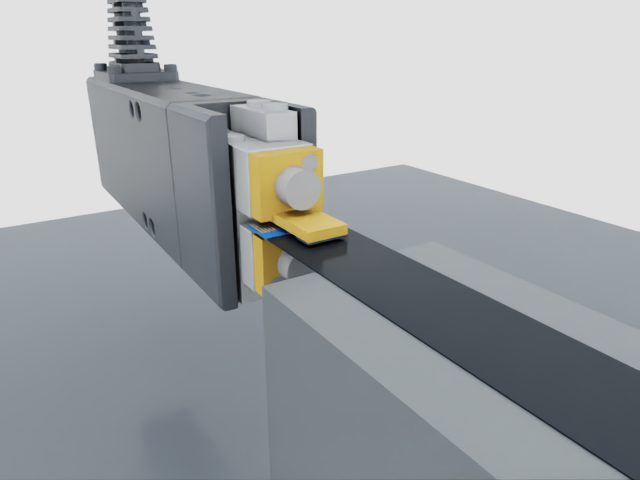
#> input picture docs/library/flex-pinch-001/isaac-start.png, 640 x 480 px, found by its file name
$ python review_held_end_images.py --output out.png
#> lines starting #> are read from the running program, lines starting #| are printed output that depends on the picture; after the words box and inside, x2 and y2 are one past the last pixel; in counts of white or black regions, pixels touching at a corner belong together
### src/ffc/camera_observations.py
"""Image ingress with explicit calibration and acquisition-clock provenance."""

import math
from dataclasses import dataclass


@dataclass(frozen=True)
class CameraSpec:
    width: int
    height: int
    calibration_id: str
    max_age_s: float = 0.25

    def __post_init__(self):
        if any(type(v) is not int or v <= 0 for v in (self.width, self.height)):
            raise ValueError("Invalid calibrated dimensions")
        if not self.calibration_id or not math.isfinite(self.max_age_s) or self.max_age_s <= 0:
            raise ValueError("Invalid calibration or age budget")


@dataclass(frozen=True)
class CameraFrame:
    camera_id: str
    sequence: int
    timestamp_s: float
    width: int
    height: int
    calibration_id: str
    rgb: bytes


class CameraGate:
    """Fresh RGB frames only. Identical pixels cannot prove a frozen camera.

    Detect frozen delivery from repeated sequence/timestamp, not image equality:
    a real static scene may legitimately produce identical images.
    """

    def __init__(self, specs: dict[str, CameraSpec]):
        if not specs or any(not isinstance(v, CameraSpec) for v in specs.values()):
            raise ValueError("Camera specifications required")
        self._specs = dict(specs)
        self._last = {}
        self._clock = -math.inf

    def accept(self, packet: dict, now_s: float) -> CameraFrame:
        fields = {"camera_id", "sequence", "timestamp_s", "width", "height", "calibration_id", "rgb"}
        if type(packet) is not dict or set(packet) != fields:
            raise ValueError("Unexpected image packet fields")
        name = packet["camera_id"]
        if type(name) is not str or name not in self._specs:
            raise ValueError("Unknown camera")
        spec = self._specs[name]
        if any(type(packet[k]) is not int for k in ("width", "height", "sequence")):
            raise ValueError("Invalid dimensions or sequence")
        if (packet["width"], packet["height"], packet["calibration_id"]) != (
            spec.width,
            spec.height,
            spec.calibration_id,
        ):
            raise ValueError("Calibration mismatch")
        timestamp = packet["timestamp_s"]
        if any(type(v) not in (int, float) or not math.isfinite(v) or v < 0 for v in (timestamp, now_s)):
            raise ValueError("Invalid acquisition clock")
        if now_s < self._clock or not 0 <= now_s - timestamp <= spec.max_age_s:
            raise ValueError("Stale, future or regressing clock")
        if type(packet["rgb"]) is not bytes or len(packet["rgb"]) != spec.width * spec.height * 3:
            raise ValueError("Expected immutable packed RGB8 buffer")
        sequence = packet["sequence"]
        if sequence < 0:
            raise ValueError("Invalid sequence")
        previous = self._last.get(name)
        if previous is not None and (sequence <= previous[0] or timestamp <= previous[1]):
            raise ValueError("Repeated or reordered camera delivery")
        self._last[name] = (sequence, timestamp)
        self._clock = now_s
        return CameraFrame(**packet)

### src/ffc/held_end_inspection.py
"""RGB-only commissioning features, deliberately insufficient to authorize motion.

Blue terminal and yellow tool regions are appearance heuristics for the current
rendered materials. Neither identifies the physical leading edge or proves slip.
"""

from dataclasses import dataclass

import numpy as np
from scipy import ndimage

from ffc.camera_observations import CameraFrame


@dataclass(frozen=True)
class InspectionConfig:
    calibration_id: str
    min_pixels: int = 24
    min_component_share: float = 0.65

    def __post_init__(self):
        if (
            type(self.calibration_id) is not str
            or not self.calibration_id
            or type(self.min_pixels) is not int
            or self.min_pixels < 3
            or not 0 < self.min_component_share <= 1
        ):
            raise ValueError("Invalid inspection configuration")


def component(mask, config):
    labels, count = ndimage.label(mask)
    if not count:
        return None, np.zeros_like(mask)
    sizes = np.bincount(labels.ravel())[1:]
    chosen = int(np.argmax(sizes)) + 1
    region = labels == chosen
    if int(region.sum()) < config.min_pixels:
        return None, region
    y, x = np.nonzero(region)
    points = np.c_[x, y].astype(float)
    center = points.mean(axis=0)
    _, vectors = np.linalg.eigh(np.cov(points.T))
    basis = vectors[:, ::-1]
    local = (points - center) @ basis
    lo, hi = local.min(axis=0), local.max(axis=0)
    corners = np.array([[lo[0], lo[1]], [hi[0], lo[1]], [hi[0], hi[1]], [lo[0], hi[1]]]) @ basis.T + center
    touches_border = bool(region[0].any() or region[-1].any() or region[:, 0].any() or region[:, -1].any())
    share = float(region.sum() / max(mask.sum(), 1))
    return {
        "centroid_px": center.tolist(),
        "oriented_extent_px": corners.tolist(),
        "area_px": int(region.sum()),
        "component_share": share,
        "touches_border": touches_border,
        "ambiguous_components": share < config.min_component_share,
    }, region


def inspect(frame: CameraFrame, config: InspectionConfig):
    if frame.calibration_id != config.calibration_id:
        raise ValueError("Inspection calibration mismatch")
    image = np.frombuffer(frame.rgb, dtype=np.uint8).reshape(frame.height, frame.width, 3).astype(float) / 255
    red, green, blue = np.moveaxis(image, -1, 0)
    blue_mask = (blue > 0.16) & (blue > 1.18 * red) & (blue > 1.08 * green)
    yellow_mask = (red > 0.28) & (green > 0.22) & (blue < 0.78 * np.minimum(red, green))
    # Small appearance gaps only; never use a simulator mask to fill occlusion.
    blue_border = bool(
        blue_mask[0].any() or blue_mask[-1].any() or blue_mask[:, 0].any() or blue_mask[:, -1].any()
    )
    blue_mask = ndimage.binary_closing(blue_mask, iterations=1)
    terminal, terminal_mask = component(blue_mask, config)
    tool, tool_mask = component(yellow_mask, config)
    if terminal is not None:
        terminal["touches_border"] |= blue_border
    reasons = []
    for name, value in [("terminal", terminal), ("tool", tool)]:
        if value is None:
            reasons.append(name + "_not_resolved")
        elif value["ambiguous_components"] or value["touches_border"]:
            reasons.append(name + "_ambiguous_or_clipped")
    relative = (
        (np.asarray(terminal["centroid_px"]) - tool["centroid_px"]).tolist() if terminal and tool else None
    )
    result = {
        "schema": "ffc.held-end-review.v1",
        "sequence": frame.sequence,
        "acquisition_s": frame.timestamp_s,
        "calibration_id": frame.calibration_id,
        "terminal_candidate": terminal,
        "tool_candidate": tool,
        "relative_image_offset_px": relative,
        "reasons": reasons + ["leading_edge_unverified"],
        "leading_edge": None,
        "slip_state": "unverified",
        "motion_permitted": False,
        "scope": "Appearance-only component measurements. Extents are not grasp/insertion targets.",
    }
    return result, terminal_mask, tool_mask


def compare(previous, current):
    if previous["calibration_id"] != current["calibration_id"]:
        raise ValueError("Cannot compare different cameras/calibrations")
    if current["acquisition_s"] <= previous["acquisition_s"] or current["sequence"] <= previous["sequence"]:
        raise ValueError("Cannot compare stale/reordered observations")
    offsets = [previous["relative_image_offset_px"], current["relative_image_offset_px"]]
    resolved = all(r["reasons"] == ["leading_edge_unverified"] for r in [previous, current])
    return {
        "relative_image_shift_px": (np.asarray(offsets[1]) - offsets[0]).tolist()
        if resolved and all(x is not None for x in offsets)
        else None,
        "slip_state": "unverified",
        "motion_permitted": False,
        "reason": "Perspective, rotation, deformation and occlusion can also change this image measurement",
    }

### scripts/review_held_end_images.py
"""Reproducible RGB-only review on saved human-view renders, not macro validation."""

import argparse
import hashlib
import json
import sys
from dataclasses import asdict
from pathlib import Path

import matplotlib

matplotlib.use("Agg")
import matplotlib.pyplot as plt
import numpy as np
from PIL import Image

ROOT = Path(__file__).resolve().parents[1]
sys.path.insert(0, str(ROOT / "src"))
from ffc.camera_observations import CameraGate, CameraSpec  # noqa: E402
from ffc.held_end_inspection import InspectionConfig, compare, inspect  # noqa: E402


def main():
    p = argparse.ArgumentParser(description=__doc__)
    p.add_argument("--output", type=Path, required=True)
    a = p.parse_args()
    a.output.mkdir(parents=True, exist_ok=False)
    source = ROOT / "docs/library/fr3-flex-008"
    start, end = [
        np.asarray(Image.open(source / name).convert("RGB")) for name in ["isaac-start.png", "isaac-end.png"]
    ]
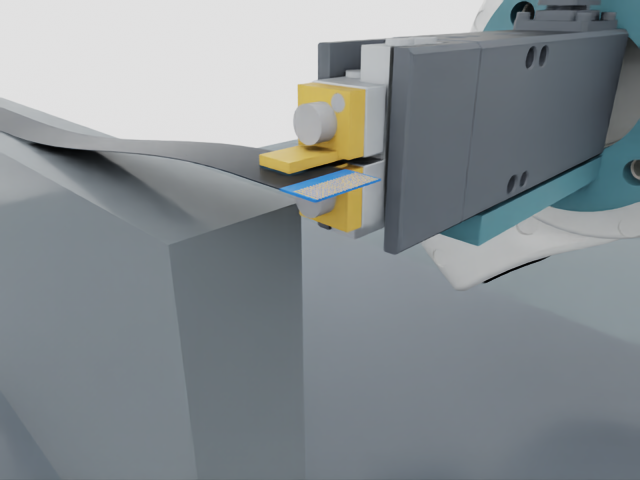
#> input picture docs/library/fr3-flex-008/isaac-end.png, 640 x 480 px
#> start is the input picture: shape (480, 640, 3); mean R, G, B 161.7, 165.6, 168.2
#> end is the input picture: shape (480, 640, 3); mean R, G, B 133.9, 140.7, 144.3
    dark = np.rint(end.astype(float) * 0.2).astype(np.uint8)
    occluded = end.copy()
    h, w = end.shape[:2]
#> h = 480; w = 640
    occluded[int(0.3 * h) : int(0.64 * h), int(0.35 * w) : int(0.72 * w)] = 35
#> occluded: shape (480, 640, 3); 12.52% of pixels changed, all inside (x1, y1, x2, y2) = (224, 144, 460, 307)
    decoy = end.copy()
    decoy[20:65, 20:75] = [40, 100, 220]
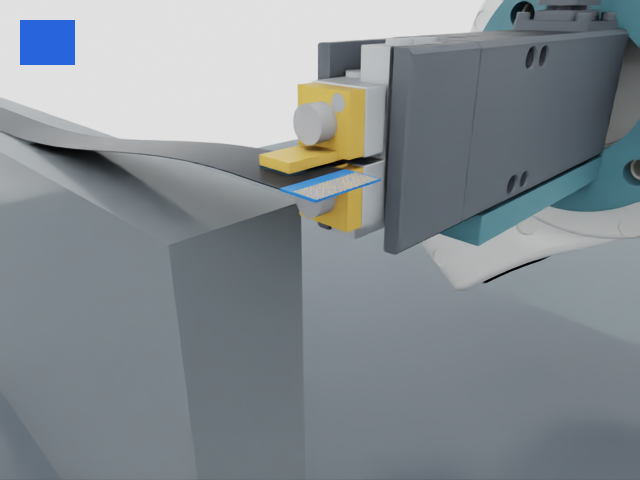
#> decoy: shape (480, 640, 3); 0.81% of pixels changed, all inside (x1, y1, x2, y2) = (20, 20, 75, 65)
    cases = [
        ("saved-start", start, "Saved human-view RGB, initial pose"),
        ("saved-end", end, "Saved human-view RGB, lifted pose"),
        ("dark-edit", dark, "Image multiplied by 0.2; not a physical exposure simulation"),
        ("occlusion-edit", occluded, "Added rectangular obstruction; not a new scene"),
        ("blue-decoy-edit", decoy, "Added blue region exposes colour-only ambiguity"),
        ("empty-image", np.zeros_like(end), "Synthetic absent-input negative"),
    ]
    cfg = InspectionConfig("legacy-action-unqualified-v1")
    results = []
    for sequence, (name, pixels, note) in enumerate(cases):
        gate = CameraGate({"held": CameraSpec(w, h, cfg.calibration_id)})
        packet = {
            "camera_id": "held",
            "sequence": sequence,
            "timestamp_s": float(sequence),
            "width": w,
            "height": h,
            "calibration_id": cfg.calibration_id,
            "rgb": pixels.tobytes(),
        }
        frame = gate.accept(packet, float(sequence))
        result, cable_mask, tool_mask = inspect(frame, cfg)
        result.update(case=name, note=note, clock="review_index_seconds; not sensor acquisition time")
        results.append(result)
        Image.fromarray(pixels).save(a.output / (name + "-rgb.png"))
        fig, axes = plt.subplots(1, 2, figsize=(12, 4.7), layout="constrained")
        for ax in axes:
            ax.imshow(pixels)
            ax.axis("off")
        overlay = np.zeros((h, w, 4))
        overlay[cable_mask] = [0, 0.7, 1, 0.5]
        overlay[tool_mask] = [1, 0.55, 0, 0.35]
        axes[1].imshow(overlay)
        for field, color in [("terminal_candidate", "#05e0ff"), ("tool_candidate", "#ffb04a")]:
            if result[field]:
                box = np.asarray(result[field]["oriented_extent_px"])
                box = np.vstack([box, box[0]])
                axes[1].plot(box[:, 0], box[:, 1], color=color, linewidth=1)
        for ax in axes:
            ax.set_xlim(0, w)
            ax.set_ylim(h, 0)
        axes[0].set_title("RGB input")
        axes[1].set_title("Appearance regions / extents, not leading-edge labels")
        fig.suptitle(name + " · motion disabled", fontsize=14)
        fig.savefig(a.output / (name + ".png"), dpi=120)
        plt.close(fig)
#> this loop made 6 passes
#> blue_border in inspect on passes 4 to 5: True, True
#> (note, blue_border in inspect) on pass 1: ('Saved human-view RGB, initial pose', True)
#> pass 1, in component, `labels, count = ndimage.label(mask)`:
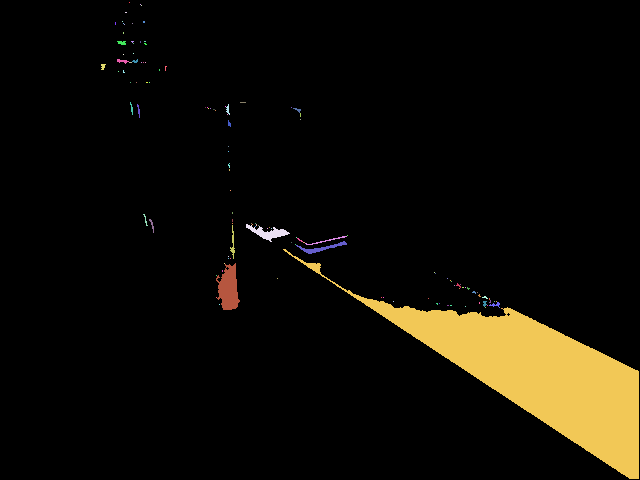
#> labels: shape (480, 640) int32; 129 distinct labels, from 0 to 128; one colour per label, 0 black
#> pass 1, in component, `region = labels == chosen`:
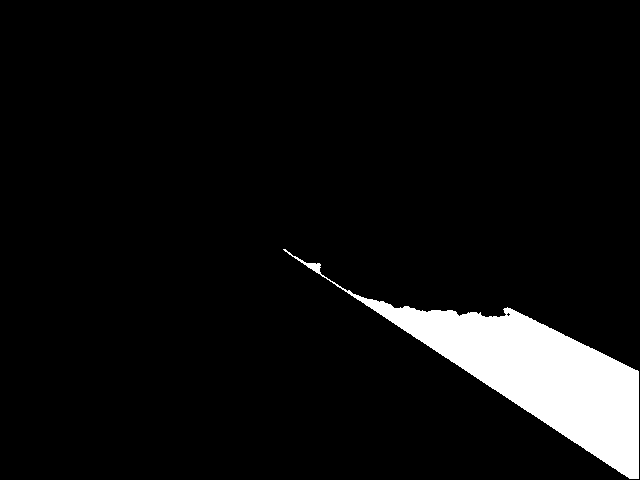
#> region: shape (480, 640) bool; 6.4% white; 1 white region, box (x1, y1, x2, y2) and area: (283, 249, 639, 479) 19729
#> pass 1, in component (call 2), `labels, count = ndimage.label(mask)`:
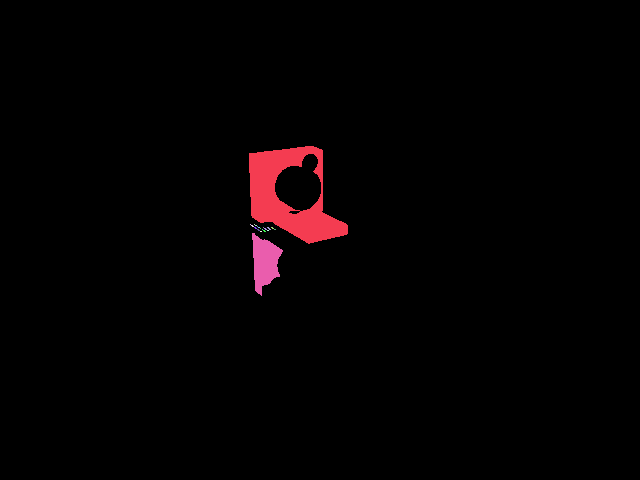
#> labels: shape (480, 640) int32; 21 distinct labels, from 0 to 20; one colour per label, 0 black
#> pass 1, in main, `fig.savefig(a.output / (name + ".png"), dpi=120)`:
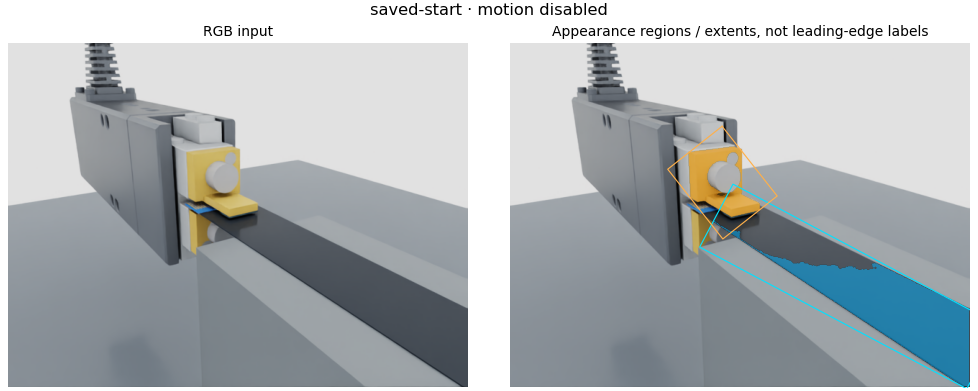
#> figure drawn by matplotlib, 2 panels
#> pass 2, in main, `fig.savefig(a.output / (name + ".png"), dpi=120)`:
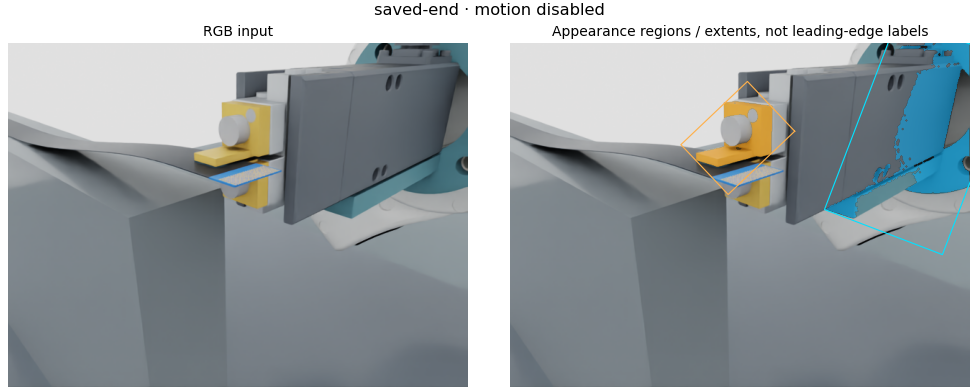
#> figure drawn by matplotlib, 2 panels
#> after the loop: overlay: shape (480, 640, 4) float64; every value is 0
#> after the loop, results = 6 items
    report = {
        "scope": "Six diagnostic inputs from two saved human-view frames. No new Isaac run, "
        "macro-camera validation, learned inference or independent held-out dataset.",
        "config": asdict(cfg),
        "results": results,
        "start_end_comparison": compare(results[0], results[1]),
        "sources": {
            name: hashlib.sha256((source / name).read_bytes()).hexdigest()
            for name in ["isaac-start.png", "isaac-end.png"]
        },
        "code_sha256": {
            name: hashlib.sha256((ROOT / name).read_bytes()).hexdigest()
            for name in ["src/ffc/held_end_inspection.py", "scripts/review_held_end_images.py"]
        },
    }
#> in compare, `offsets = [previous["relative_image_offset_px"], current["relative_ima..`: offsets = [[246.8, 177.6], [256, -8.5]]
#> in compare, `resolved = all(r["reasons"] == ["leading_edge_unverified"] for r in [p..`: resolved = False
    (a.output / "report.json").write_text(json.dumps(report, indent=2))
    page = """<!doctype html><html lang="en"><meta charset="utf-8"><meta name="viewport" content="width=device-width,initial-scale=1"><title>Held-end inspection · review preparation</title><style>body{font:17px/1.65 system-ui;background:#f4f3ed;color:#253c37;max-width:1100px;margin:auto;padding:40px 24px}h1{font-size:48px;line-height:1.1;letter-spacing:-.04em}p{max-width:850px}a{color:#176b57}article{border-top:1px solid #bbc8c0;padding:24px 0}img{width:100%}code{background:#e3e8df;padding:2px 5px}</style><a href="../library/#mounted">← Mounted motion library</a><h1>Inspecting the held cable end.</h1><p><b>Review preparation, not a passed perception milestone.</b> Fresh Isaac capture is pending because this session cannot access Docker. This page reviews two saved human-view images and four diagnostic image edits. They are not calibrated macro-camera frames or independent held-out scenes.</p><p>The baseline uses colour to find candidate blue terminal and yellow tool regions. Boxes show image extents. They do not establish the physical leading edge, grasp position or insertion target. In the saved views, this simple colour baseline picks up the blue adapter/tool shading as well as the terminal and rejects the result as ambiguous; it has not solved terminal localization. Every result keeps motion disabled and slip unverified.</p><p>The proposed fixed camera reuses the Basler ace 2 / Kowa 35 mm simulation reference at 45°, with native optical dimensions and a half-resolution 1224 × 1024 output. Placement, occlusion, mount clearance and physical calibration still need review. The next capture exports raw RGB, intrinsics, camera transforms, clock identity and hashes.</p><p><a href="report.json">Read all measurements and source hashes</a> · <a href="README.md">Capture instructions and review criteria</a></p>"""  # noqa: E501
    for result in results:
        name = result["case"]
        page += f'<article><h2>{name}</h2><p>{result["note"]}</p><p>Reported: {", ".join(result["reasons"])}</p><img src="{name}.png" alt="RGB and appearance-region review for {name}" loading="lazy"><a href="{name}-rgb.png">Input pixels</a></article>'  # noqa: E501
#> this loop made 6 passes
#> name on passes 1 to 6: 'saved-start', 'saved-end', 'dark-edit', 'occlusion-edit', 'blue-decoy-edit', 'empty-image'
    page += "<p>Next: render the proposed camera, label visible leading edge and occlusion independently, compare a learned edge estimate, and evaluate repeatable relative pose with uncertainty. Image centroid changes alone cannot establish mechanical slip.</p></html>"  # noqa: E501
    (a.output / "index.html").write_text(page)
    print(json.dumps({r["case"]: r["reasons"] for r in results}, indent=2))
#> (printed output is left out)


if __name__ == "__main__":
    main()
